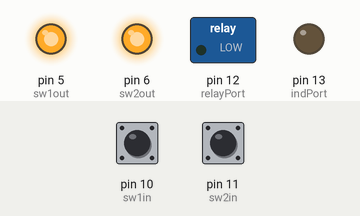
This sketch was run on a simulated Arduino Uno, built with avr-gcc and run on an emulated ATmega328P. Parts: switched loads named in the sketch (green lamp = pin HIGH), output pins drawn as LEDs (lit = HIGH). The test bench sets the inputs (shaded band); at power-on: pin 10 (sw1in) HIGH, pin 11 (sw2in) HIGH. What the sketch prints to the serial monitor is not drawn.

Above: at 1.2 s.
1.3 s: pin 10 (sw1in) pulled LOW for 0.15 s
At 1.38 s:
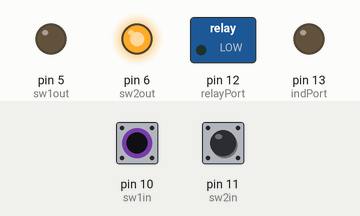
2.9 s: pin 11 (sw2in) pulled LOW for 0.15 s
At 2.98 s:
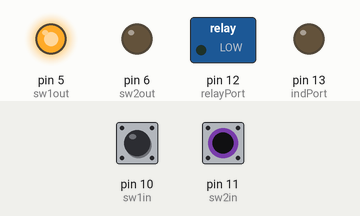
4.5 s: pin 11 (sw2in) pulled LOW for 3.2 s
At 8.2 s:
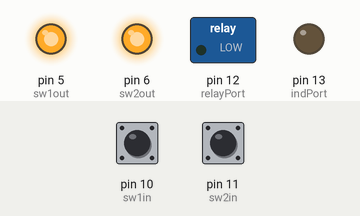
9.2 s: pin 10 (sw1in) pulled LOW for 3.2 s
At 9.6 s:
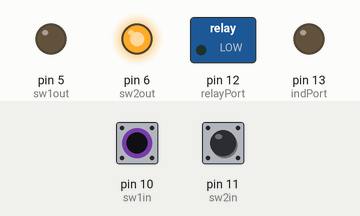
13.9 s: pin 10 (sw1in) driven LOW and pin 11 (sw2in) driven LOW
At 14.4 s:
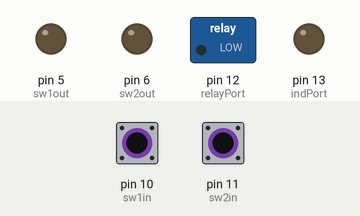
Timing chart, 0 to 16.4 s (numbered marks = the images above; inputs shaded):
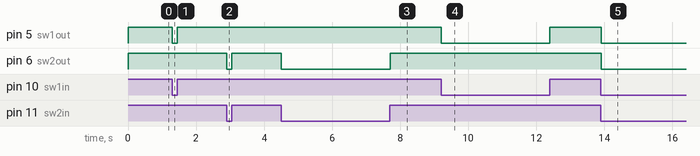

The sketch:

io_test.ino
```cpp
#include <Adafruit_GFX.h>
#include <Adafruit_SSD1306.h>

const float sprintr_ver = 1.0;
const bool dodebug = true;

#define OLED_RESET 4
Adafruit_SSD1306 oled(OLED_RESET);

// global IO vars
const int sw1out = 5;
const int sw2out = 6;
const int beamPort = 15;
const int sw1in = 10;
const int sw2in = 11;
const int relayPort = 12;
const int indPort = 13;

void setup() {
  pinMode(sw1out,OUTPUT);
  pinMode(sw2out,OUTPUT);
  pinMode(sw1in,INPUT_PULLUP);
  pinMode(sw2in,INPUT_PULLUP);
  pinMode(beamPort,INPUT_PULLUP);
  pinMode(relayPort,OUTPUT);
  pinMode(indPort,OUTPUT);

  if(dodebug == true) {
    Serial.begin(19200);
    Serial.println("Initialized");
  }
}

void loop() {
  digitalWrite(relayPort,0);
  digitalWrite(sw1out,digitalRead(sw1in));
  digitalWrite(sw2out,digitalRead(sw2in));
  if(dodebug == true) {
    Serial.print("sw1in: "); Serial.println(digitalRead(sw1in));
    Serial.print("sw2in: "); Serial.println(digitalRead(sw2in));
  }
}
```

Measured:
- after the input at 1.3 s, pin 5 (sw1out): HIGH → LOW at once, → HIGH 0.15 s later
- after the input at 2.9 s, pin 6 (sw2out): HIGH → LOW at once, → HIGH 0.15 s later
- after the input at 4.5 s, pin 6 (sw2out): HIGH → LOW at once, → HIGH 3.2 s later
- after the input at 9.2 s, pin 5 (sw1out): HIGH → LOW at once, → HIGH 3.2 s later
- after the input at 13.9 s, pin 5 (sw1out), pin 6 (sw2out): HIGH → LOW at once
